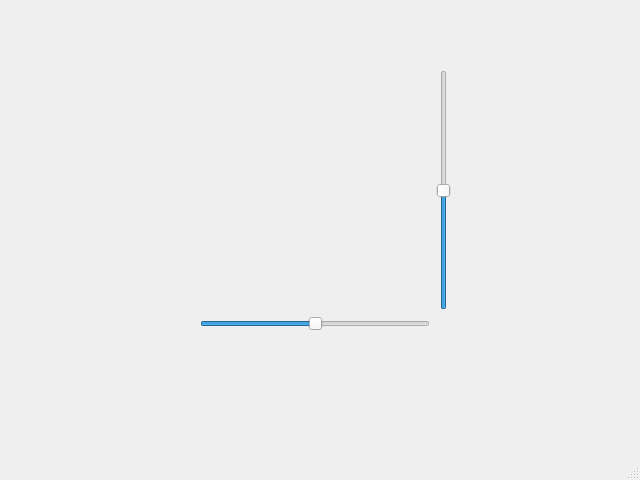
<?xml version="1.0" encoding="UTF-8"?>
<ui version="4.0">
 <class>MainWindow</class>
 <widget class="QMainWindow" name="MainWindow">
  <property name="geometry">
   <rect>
    <x>0</x>
    <y>0</y>
    <width>640</width>
    <height>480</height>
   </rect>
  </property>
  <property name="windowTitle">
   <string>MainWindow</string>
  </property>
  <widget class="QWidget" name="centralwidget">
   <widget class="QWidget" name="layoutWidget">
    <property name="geometry">
     <rect>
      <x>200</x>
      <y>70</y>
      <width>251</width>
      <height>261</height>
     </rect>
    </property>
    <layout class="QGridLayout" name="gridLayout">
     <item row="0" column="1">
      <widget class="QSlider" name="verS">
       <property name="maximum">
        <number>180</number>
       </property>
       <property name="value">
        <number>90</number>
       </property>
       <property name="orientation">
        <enum>Qt::Vertical</enum>
       </property>
      </widget>
     </item>
     <item row="1" column="0">
      <widget class="QSlider" name="horS">
       <property name="maximum">
        <number>180</number>
       </property>
       <property name="value">
        <number>90</number>
       </property>
       <property name="orientation">
        <enum>Qt::Horizontal</enum>
       </property>
      </widget>
     </item>
    </layout>
   </widget>
  </widget>
  <widget class="QMenuBar" name="menubar">
   <property name="geometry">
    <rect>
     <x>0</x>
     <y>0</y>
     <width>640</width>
     <height>43</height>
    </rect>
   </property>
  </widget>
  <widget class="QStatusBar" name="statusbar"/>
 </widget>
 <resources/>
 <connections/>
</ui>
